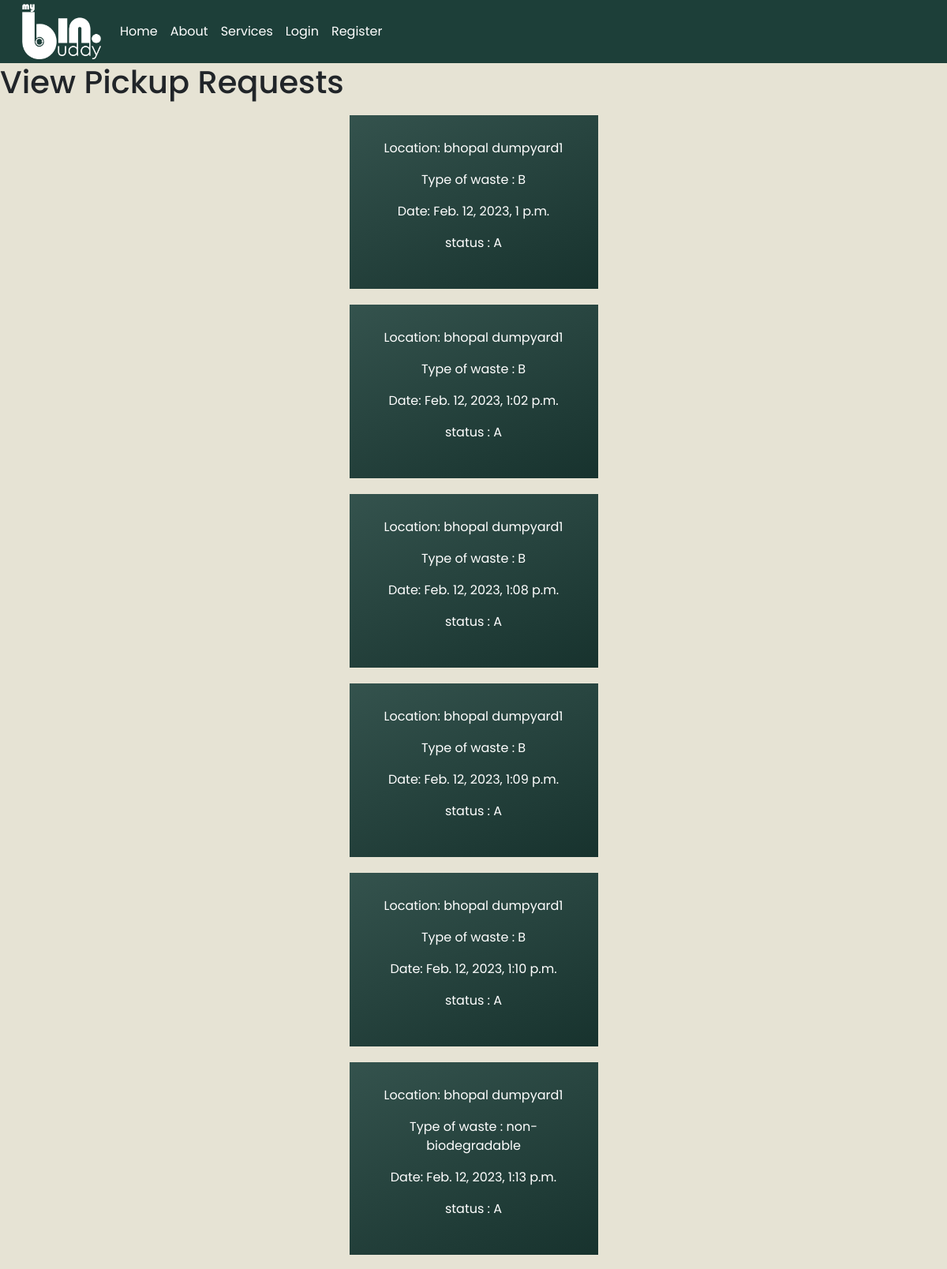
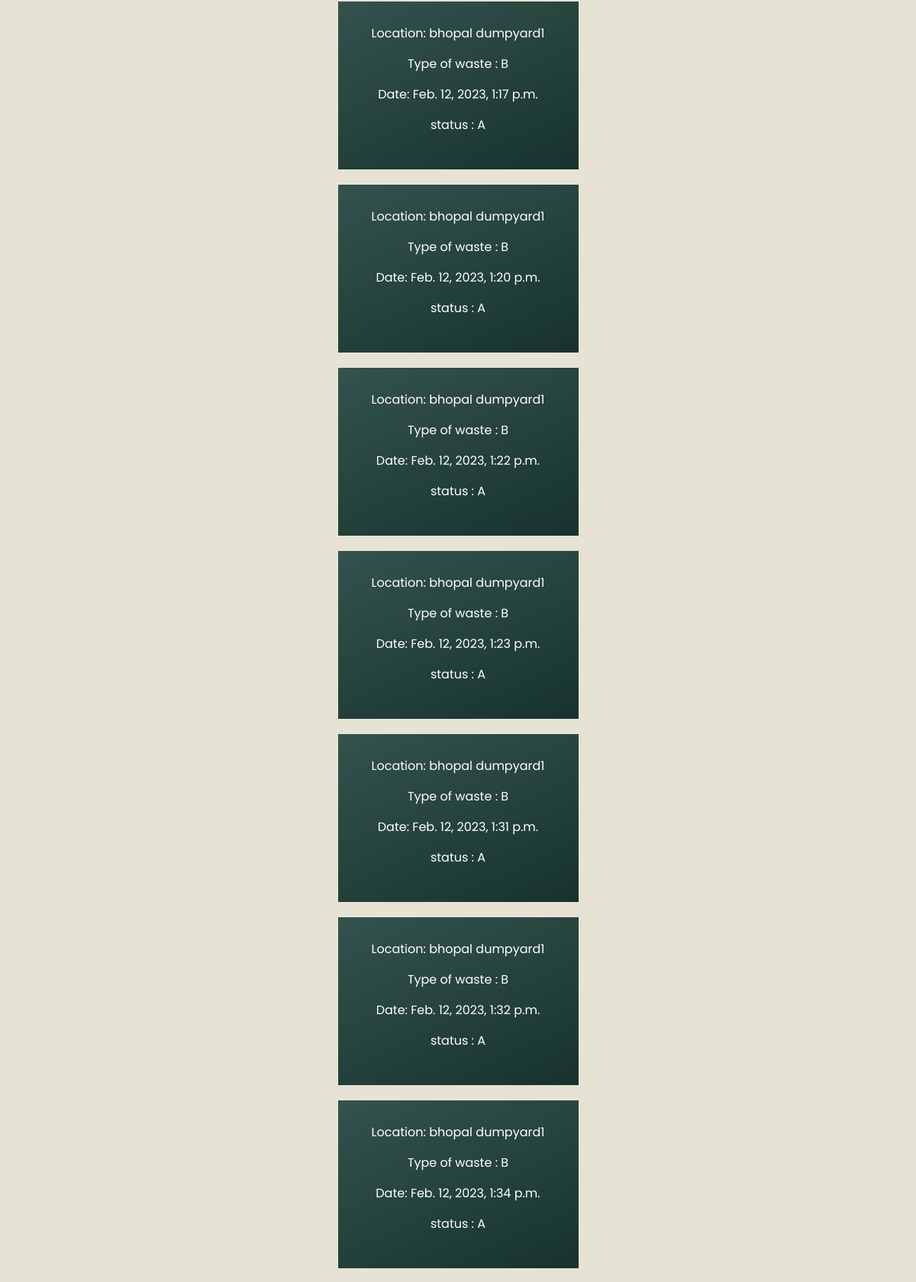
Screenshot of /view/ (upper part) with the database file from the repository (2 pictures, top to bottom).
### pickup/models.py (models this page shows, shortened)
class PickupRequest(models.Model):
    REQUEST_STATUS = (
        ('Pending', 'Pending'),
        ('Accepted', 'Accepted'),
        ('Rejected', 'Rejected'),
    )
    location = models.ForeignKey(Location, on_delete=models.CASCADE)
    date = models.DateTimeField(auto_now_add=True, null=True, blank=True)
    type = models.CharField(choices=CHOICES, max_length=25,
                            default=None, null=True, blank=False)
    description = models.CharField(max_length=200, default='none')
    phone_number = models.CharField(max_length=20, default='+91')
    status = models.CharField(max_length=10, choices=REQUEST_STATUS, default='Pending' , null=False)

class Location(models.Model):
    name = models.CharField(max_length=255)
    address = models.CharField(max_length=255)
    lat = models.FloatField()
    lng = models.FloatField()
    def __str__(self):
        return self.name

### pickup/views.py (the view)
# urls.py: path('view/',views.view_pickup_requests,name='view_request'),
def view_pickup_requests(request):
    pickup_requests = PickupRequest.objects.all()
    return render(request, 'pickup/view_request.html', {'pickup_request': pickup_requests})

### pickup/templates/pickup/view_request.html
{% extends 'Qbin/base.html' %}
{% load static %}
{% load crispy_forms_tags %}
{% block css%}
<link href="{% static './Qbin/css/request.css' %}" rel="stylesheet" type="text/css"/>
{% endblock css %}
{% block content01%}
<h1>View Pickup Requests</h1>
{% for objects in pickup_request %}
<div class="testimonials">
    <figure class="snip1390">
        <figcaption>
            <p>Location: {{ objects.location }}</p>
            <p>Type of waste : {{ objects.type }}</p>
            <p>Date: {{ objects.date }}</p>
            <p>status : {{ objects.status }}</p>
        </figcaption>
      </figure>
</div>
{% endfor %}
{% endblock content01%}

### Qbin/static/Qbin/css/nav.css (style rules this page uses)
* { margin: 0; padding: 0; box-sizing: border-box; font-family: "Poppins", sans-serif; }

### Qbin/static/Qbin/css/index.css (style rules this page uses)
* { margin: 0; padding: 0; box-sizing: border-box; font-family: "Poppins", sans-serif; }
body { background-color: #e6e3d4; }

### Qbin/static/Qbin/css/request.css (style rules this page uses)
* { margin: 0; padding: 0; box-sizing: border-box; font-family: "Poppins", sans-serif; }
.testimonials { display: flex; justify-content: space-evenly; }
figure.snip1390 { position: relative; overflow: hidden; margin: 10px; min-width: 230px; max-width: 315px; width: 100%; color: #fff; text-align: center; font-size: 16px; background-color: #1d3f39; padding: 30px; background-image: linear-gradient(-25deg, rgba(0, 0, 0, 0.2) 0%, rgba(255, 255, 255, 0.1) 100%); -webkit-box-sizing: border-box; box-sizing: border-box; }
figure.snip1390 *, figure.snip1390 *:before, figure.snip1390 *:after { -webkit-box-sizing: border-box; box-sizing: border-box; -webkit-transition: all 0.35s ease; transition: all 0.35s ease; }
figure.snip1390 figcaption { width: 100%; }

### rows the page displays
PickupRequest: location "bhopal dumpyard1", type "B", date "Feb. 12, 2023, 1 p.m.", status "A"
PickupRequest: location "bhopal dumpyard1", type "B", date "Feb. 12, 2023, 1:02 p.m.", status "A"
PickupRequest: location "bhopal dumpyard1", type "B", date "Feb. 12, 2023, 1:08 p.m.", status "A"
PickupRequest: location "bhopal dumpyard1", type "B", date "Feb. 12, 2023, 1:09 p.m.", status "A"
PickupRequest: location "bhopal dumpyard1", type "B", date "Feb. 12, 2023, 1:10 p.m.", status "A"
PickupRequest: location "bhopal dumpyard1", type "non-biodegradable", date "Feb. 12, 2023, 1:13 p.m.", status "A"
PickupRequest: location "bhopal dumpyard1", type "B", date "Feb. 12, 2023, 1:17 p.m.", status "A"
PickupRequest: location "bhopal dumpyard1", type "B", date "Feb. 12, 2023, 1:20 p.m.", status "A"
PickupRequest: location "bhopal dumpyard1", type "B", date "Feb. 12, 2023, 1:22 p.m.", status "A"
PickupRequest: location "bhopal dumpyard1", type "B", date "Feb. 12, 2023, 1:23 p.m.", status "A"
PickupRequest: location "bhopal dumpyard1", type "B", date "Feb. 12, 2023, 1:31 p.m.", status "A"
PickupRequest: location "bhopal dumpyard1", type "B", date "Feb. 12, 2023, 1:32 p.m.", status "A"
PickupRequest: location "bhopal dumpyard1", type "B", date "Feb. 12, 2023, 1:34 p.m.", status "A"
